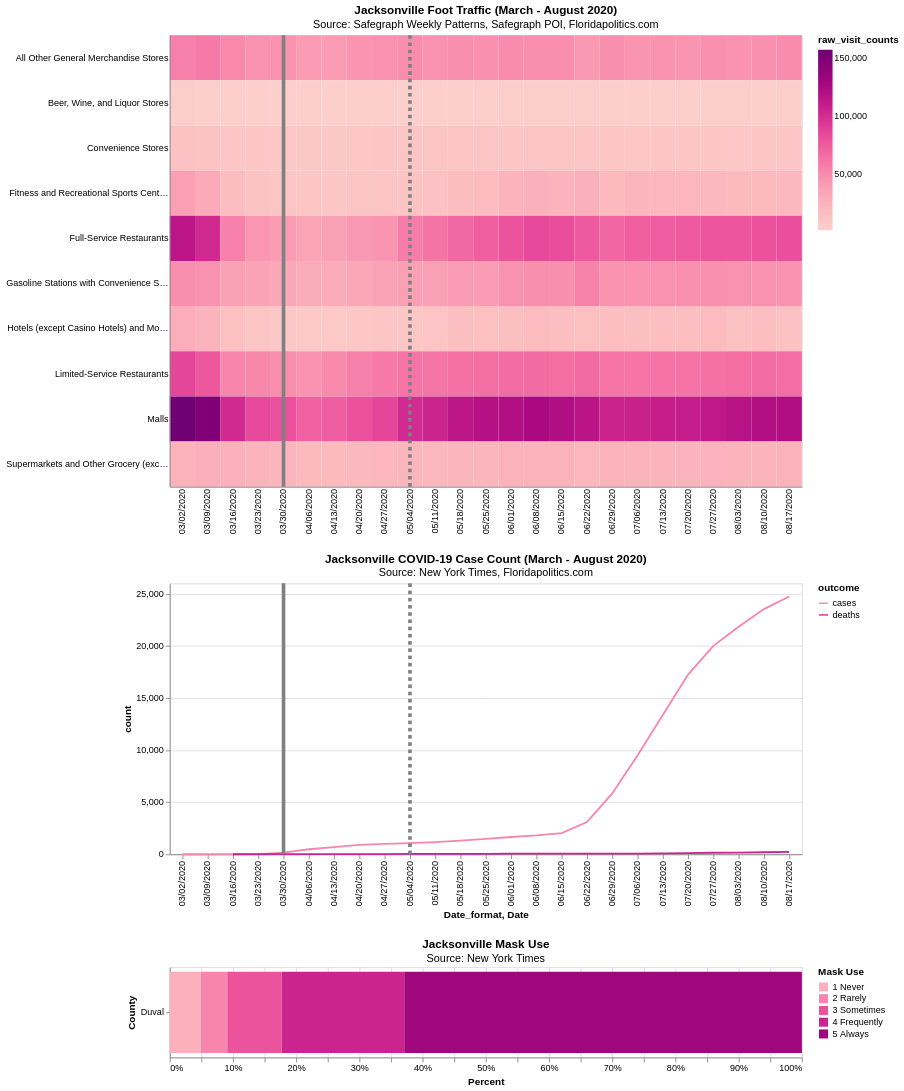

Write a Vega-Lite specification for this figure.
### Vega-Lite specification from a JSON file in a GitHub repository (floating-point values rounded to 4 significant figures; data arrays with more than 128 entries replaced by an {"elided": "..."} marker saying what was removed)
{"config": {"view": {"continuousWidth": 400, "continuousHeight": 300}}, "vconcat": [{"layer": [{"data": {"name": "data-9924ec7052574669a95faaf01f1305a0"}, "mark": "rect", "encoding": {"color": {"type": "quantitative", "field": "raw_visit_counts", "scale": {"scheme": "redpurple"}, "sort": "ascending"}, "tooltip": [{"type": "nominal", "field": "Date_format"}, {"type": "quantitative", "field": "raw_visit_counts"}], "x": {"type": "ordinal", "axis": {"ticks": false, "title": null}, "field": "Date_format"}, "y": {"type": "nominal", "axis": {"ticks": false, "title": null}, "field": "sub_category"}}, "height": 500, "title": {"text": "Jacksonville Foot Traffic (March - August 2020)", "subtitle": "Source: Safegraph Weekly Patterns, Safegraph POI, Floridapolitics.com"}, "width": 700}, {"data": {"name": "data-0b88b39d0c956231b3ce8f0036ab2a84"}, "mark": {"type": "rule", "color": "grey", "strokeWidth": 4}, "encoding": {"x": {"type": "ordinal", "field": "Date"}}}, {"data": {"name": "data-7134dbdbbbc2e85a387c24bdc6f3eb94"}, "mark": {"type": "rule", "color": "grey", "strokeDash": [4, 4], "strokeWidth": 4}, "encoding": {"x": {"type": "ordinal", "field": "Date"}}}]}, {"layer": [{"data": {"name": "data-d9b1b48121d99b3d44fc46b97505fa3a"}, "mark": "line", "encoding": {"color": {"type": "nominal", "field": "outcome", "scale": {"scheme": "redpurple"}, "sort": "ascending"}, "x": {"type": "nominal", "field": "Date_format"}, "y": {"type": "quantitative", "field": "count"}}, "height": 300, "title": {"text": "Jacksonville COVID-19 Case Count (March - August 2020)", "subtitle": "Source: New York Times, Floridapolitics.com"}, "width": 700}, {"data": {"name": "data-0b88b39d0c956231b3ce8f0036ab2a84"}, "mark": {"type": "rule", "color": "grey", "strokeWidth": 4}, "encoding": {"x": {"type": "ordinal", "field": "Date"}}}, {"data": {"name": "data-7134dbdbbbc2e85a387c24bdc6f3eb94"}, "mark": {"type": "rule", "color": "grey", "strokeDash": [4, 4], "strokeWidth": 4}, "encoding": {"x": {"type": "ordinal", "field": "Date"}}}]}, {"data": {"name": "data-9d3a4e24c5e37907b564ae3a67982342"}, "mark": "bar", "encoding": {"color": {"type": "ordinal", "field": "Mask Use", "scale": {"scheme": "redpurple"}}, "tooltip": [{"type": "nominal", "field": "County"}, {"type": "nominal", "field": "State"}, {"type": "ordinal", "field": "Mask Use"}, {"type": "quantitative", "field": "Percent"}], "x": {"type": "quantitative", "field": "Percent", "stack": "normalize"}, "y": {"type": "nominal", "field": "County"}}, "height": 100, "title": {"text": "Jacksonville Mask Use", "subtitle": "Source: New York Times"}, "width": 700}], "$schema": "https://vega.github.io/schema/vega-lite/v4.8.1.json", "datasets": {"data-9924ec7052574669a95faaf01f1305a0": {"elided": "250 records"}, "data-0b88b39d0c956231b3ce8f0036ab2a84": [{"Date": "03/30/2020", "Event": "Stay at Home"}], "data-7134dbdbbbc2e85a387c24bdc6f3eb94": [{"Date": "05/04/2020", "Event": "Stay at Home"}], "data-d9b1b48121d99b3d44fc46b97505fa3a": [{"index": 0, "Date_format": "03/02/2020", "outcome": "cases", "count": 0.0}, {"index": 0, "Date_format": "03/09/2020", "outcome": "cases", "count": 0.0}, {"index": 0, "Date_format": "03/23/2020", "outcome": "cases", "count": 5.0}, {"index": 0, "Date_format": "03/16/2020", "outcome": "cases", "count": 5.0}, {"index": 1, "Date_format": "03/30/2020", "outcome": "cases", "count": 163.0}, {"index": 2, "Date_format": "04/06/2020", "outcome": "cases", "count": 478.0}, {"index": 3, "Date_format": "04/13/2020", "outcome": "cases", "count": 691.0}, {"index": 4, "Date_format": "04/20/2020", "outcome": "cases", "count": 896.0}, {"index": 5, "Date_format": "04/27/2020", "outcome": "cases", "count": 990.0}, {"index": 6, "Date_format": "05/04/2020", "outcome": "cases", "count": 1072.0}, {"index": 7, "Date_format": "05/11/2020", "outcome": "cases", "count": 1171.0}, {"index": 8, "Date_format": "05/18/2020", "outcome": "cases", "count": 1300.0}, {"index": 9, "Date_format": "05/25/2020", "outcome": "cases", "count": 1467.0}, {"index": 10, "Date_format": "06/01/2020", "outcome": "cases", "count": 1654.0}, {"index": 11, "Date_format": "06/08/2020", "outcome": "cases", "count": 1806.0}, {"index": 12, "Date_format": "06/15/2020", "outcome": "cases", "count": 2032.0}, {"index": 13, "Date_format": "06/22/2020", "outcome": "cases", "count": 3085.0}, {"index": 14, "Date_format": "06/29/2020", "outcome": "cases", "count": 5839.0}, {"index": 15, "Date_format": "07/06/2020", "outcome": "cases", "count": 9487.0}, {"index": 16, "Date_format": "07/13/2020", "outcome": "cases", "count": 13370.0}, {"index": 17, "Date_format": "07/20/2020", "outcome": "cases", "count": 17240.0}, {"index": 18, "Date_format": "07/27/2020", "outcome": "cases", "count": 20000.0}, {"index": 19, "Date_format": "08/03/2020", "outcome": "cases", "count": 21830.0}, {"index": 20, "Date_format": "08/10/2020", "outcome": "cases", "count": 23530.0}, {"index": 21, "Date_format": "08/17/2020", "outcome": "cases", "count": 24730.0}, {"index": 22, "Date_format": "03/16/2020", "outcome": "deaths", "count": 0.0}, {"index": 23, "Date_format": "03/30/2020", "outcome": "deaths", "count": 4.0}, {"index": 24, "Date_format": "04/06/2020", "outcome": "deaths", "count": 9.0}, {"index": 25, "Date_format": "04/13/2020", "outcome": "deaths", "count": 13.0}, {"index": 26, "Date_format": "04/20/2020", "outcome": "deaths", "count": 16.0}, {"index": 27, "Date_format": "04/27/2020", "outcome": "deaths", "count": 19.0}, {"index": 28, "Date_format": "05/04/2020", "outcome": "deaths", "count": 26.0}, {"index": 29, "Date_format": "05/11/2020", "outcome": "deaths", "count": 29.0}, {"index": 30, "Date_format": "05/18/2020", "outcome": "deaths", "count": 35.0}, {"index": 31, "Date_format": "05/25/2020", "outcome": "deaths", "count": 43.0}, {"index": 32, "Date_format": "06/01/2020", "outcome": "deaths", "count": 51.0}, {"index": 33, "Date_format": "06/08/2020", "outcome": "deaths", "count": 55.0}, {"index": 34, "Date_format": "06/15/2020", "outcome": "deaths", "count": 57.0}, {"index": 35, "Date_format": "06/22/2020", "outcome": "deaths", "count": 60.0}, {"index": 36, "Date_format": "06/29/2020", "outcome": "deaths", "count": 64.0}, {"index": 37, "Date_format": "07/06/2020", "outcome": "deaths", "count": 68.0}, {"index": 38, "Date_format": "07/13/2020", "outcome": "deaths", "count": 84.0}, {"index": 39, "Date_format": "07/20/2020", "outcome": "deaths", "count": 98.0}, {"index": 40, "Date_format": "07/27/2020", "outcome": "deaths", "count": 143.0}, {"index": 41, "Date_format": "08/03/2020", "outcome": "deaths", "count": 160.0}, {"index": 42, "Date_format": "08/10/2020", "outcome": "deaths", "count": 189.0}, {"index": 43, "Date_format": "08/17/2020", "outcome": "deaths", "count": 222.0}], "data-9d3a4e24c5e37907b564ae3a67982342": [{"County": "Duval", "State": "Florida", "Mask Use": "1 Never", "Percent": 0.049}, {"County": "Duval", "State": "Florida", "Mask Use": "2 Rarely", "Percent": 0.042}, {"County": "Duval", "State": "Florida", "Mask Use": "3 Sometimes", "Percent": 0.086}, {"County": "Duval", "State": "Florida", "Mask Use": "4 Frequently", "Percent": 0.194}, {"County": "Duval", "State": "Florida", "Mask Use": "5 Always", "Percent": 0.629}]}}
